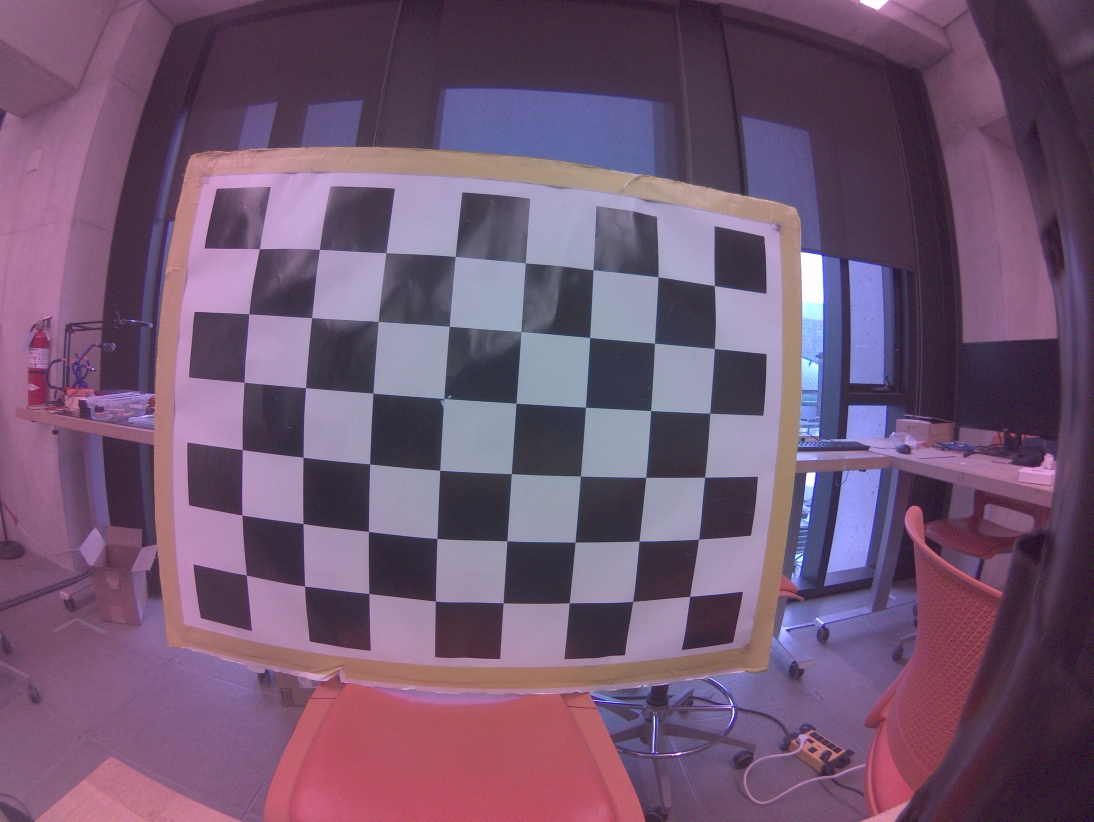
#> input picture src/Jetson-Nano-IMX219-Camera-Calibration/capture/cam_0_0.jpg, 3280 x 2464 px, given as the content of the folder Nano-IMX219-Camera-Calibration-OpenCV/capture_lowResolution/, which was not available (shown at 1/3 size)
$ python find_chessboard_corners.py
#> lines starting #> are read from the running program, lines starting #| are printed output that depends on the picture; after the words box and inside, x2 and y2 are one past the last pixel; in counts of white or black regions, pixels touching at a corner belong together; long printed decimals are rounded; pictures that were not available may be replaced by others from this repository, and a replacement may not be noted
#!/usr/bin/env python3

import numpy as np
import cv2
import os

# Parameter
CHESSBOARD_SIZE = (6,8)

# termination criteria
criteria = (cv2.TERM_CRITERIA_EPS + cv2.TERM_CRITERIA_MAX_ITER, 30, 0.001)

# prepare object points, like (0,0,0), (1,0,0), (2,0,0) ....,(6,5,0)
objp = np.zeros((CHESSBOARD_SIZE[0]*CHESSBOARD_SIZE[1],3), np.float32)
objp[:,:2] = np.mgrid[0:CHESSBOARD_SIZE[0],0:CHESSBOARD_SIZE[1]].T.reshape(-1,2)

# Arrays to store object points and image points from all the images.
objpoints = [] # 3d point in real world space
imgpoints = [] # 2d points in image plane.

resoluion_mode = 2
# mode 1 for 3280 * 2464 fps21
# mode 2 for 1640 * 1232 fps30

if resoluion_mode == 1:
    folder = "/home/jetson/ROB498_FlightExercises/src/Jetson-Nano-IMX219-Camera-Calibration-OpenCV/capture/"

elif resoluion_mode == 2:
    folder = "/home/jetson/ROB498_FlightExercises/src/Jetson-Nano-IMX219-Camera-Calibration-OpenCV/capture_lowResolution/"

for filename in os.listdir(folder):
	print("read filename %s" % filename)
	img = cv2.imread(folder + filename)
#> img is the input picture: shape (2464, 3280, 3); mean B, G, R 114.2, 87.5, 114.2
	if img is None :
		print("empty image with filename %s" % filename)
		continue

	img = cv2.resize(img, (0,0), fx=0.25, fy=0.25)
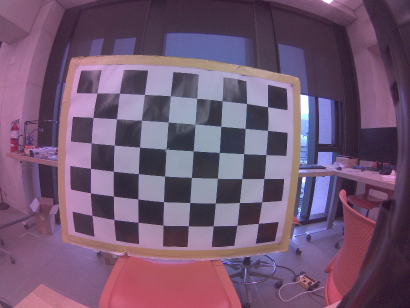
#> img: shape (616, 820, 3) (shown at 1/2 size); mean B, G, R 114.3, 87.6, 114.3
	print(img.shape)
#| (616, 820, 3)
	gray = cv2.cvtColor(img, cv2.COLOR_BGR2GRAY)
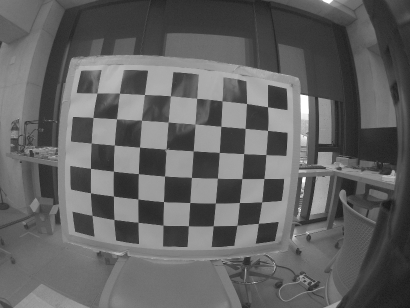
#> gray: shape (616, 820) (shown at 1/2 size); min 18, max 255, mean 98.6

	# Find the chess board corners
	print("find chess corner for filename %s" % filename)
	ret, corners = cv2.findChessboardCorners(gray, CHESSBOARD_SIZE, None)
#> ret = True; corners = 48 rows, first 8: [184.6, 431.3], [181.5, 386.3], [181.6, 337.3], [182.7, 286.5], [186.5, 235.5], [194.5, 186.5], [228.4, 439.5], [227.3, 392.5]

	# If found, add object points, image points (after refining them)
	if ret == True:
		print("chess corner found!")
		objpoints.append(objp)
		corners2 = cv2.cornerSubPix(gray,corners, (11,11), (-1,-1), criteria)
#> corners2 = 48 rows, first 8: [184.6, 431.2], [181.4, 386.2], [181.5, 337.2], [182.8, 286.6], [186.5, 235.4], [194.2, 186.6], [228.5, 439.5], [227.4, 392.5]
		imgpoints.append(corners)

		# Draw and display the corners
		print("draw corner")
		cv2.drawChessboardCorners(img, CHESSBOARD_SIZE, corners2, ret)
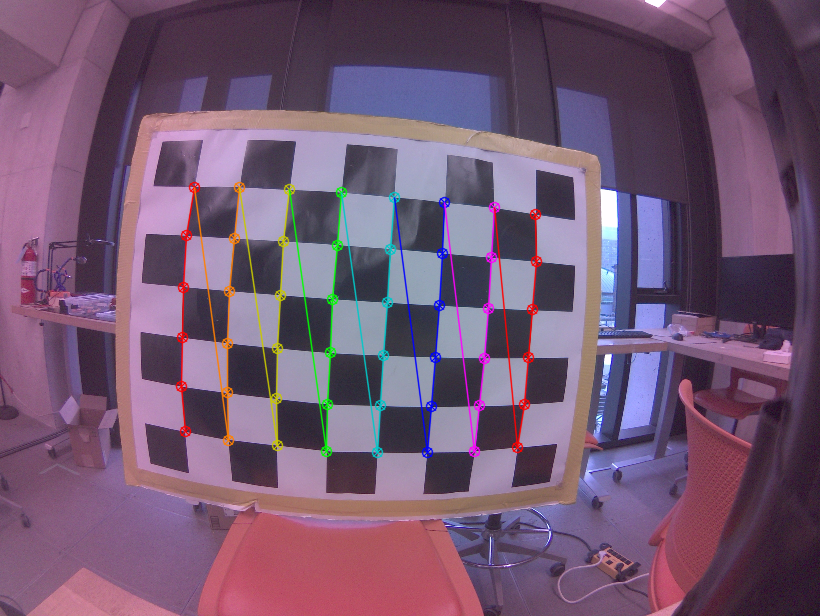
#> img: shape (616, 820, 3); 3.01% of pixels changed, all inside (x1, y1, x2, y2) = (175, 181, 543, 459)
		cv2.imshow('img', img)
		cv2.waitKey(0)

cv2.destroyAllWindows()

h,w = img.shape[:2]

ret, mtx, dist, rvecs, tvecs = cv2.calibrateCamera(objpoints, imgpoints, gray.shape[::-1], None, None)
#> ret = 0.475; mtx = [[367.8, 0, 382.8], [0, 366.2, 268.1], [0, 0, 1]]; dist = [[-0.334, 0.215, 0.00202, 0.00789, -0.101]]; rvecs = ([0.0559, -0.124, -1.5],); tvecs = ([-4.09, 3.34, 6.19],)

print("Camera matrix : \n")
print(mtx)
#| [[367.831   0.         382.769]
#|  [  0.         366.199 268.108 ]
#|  [  0.           0.           1.        ]]
print("dist : \n")
print(dist)
#| [[-0.3337   0.2147  0.002015  0.007887 -0.1014]]
print("rvecs : \n")
print(rvecs)
#| (array([[ 0.05588],
#|        [-0.1236],
#|        [-1.500]]),)
print("tvecs : \n")
print(tvecs)
#| (array([[-4.089 ],
#|        [ 3.342],
#|        [ 6.191]]),)

$ run again, on src/Jetson-Nano-IMX219-Camera-Calibration/capture/cam_0_12.jpg
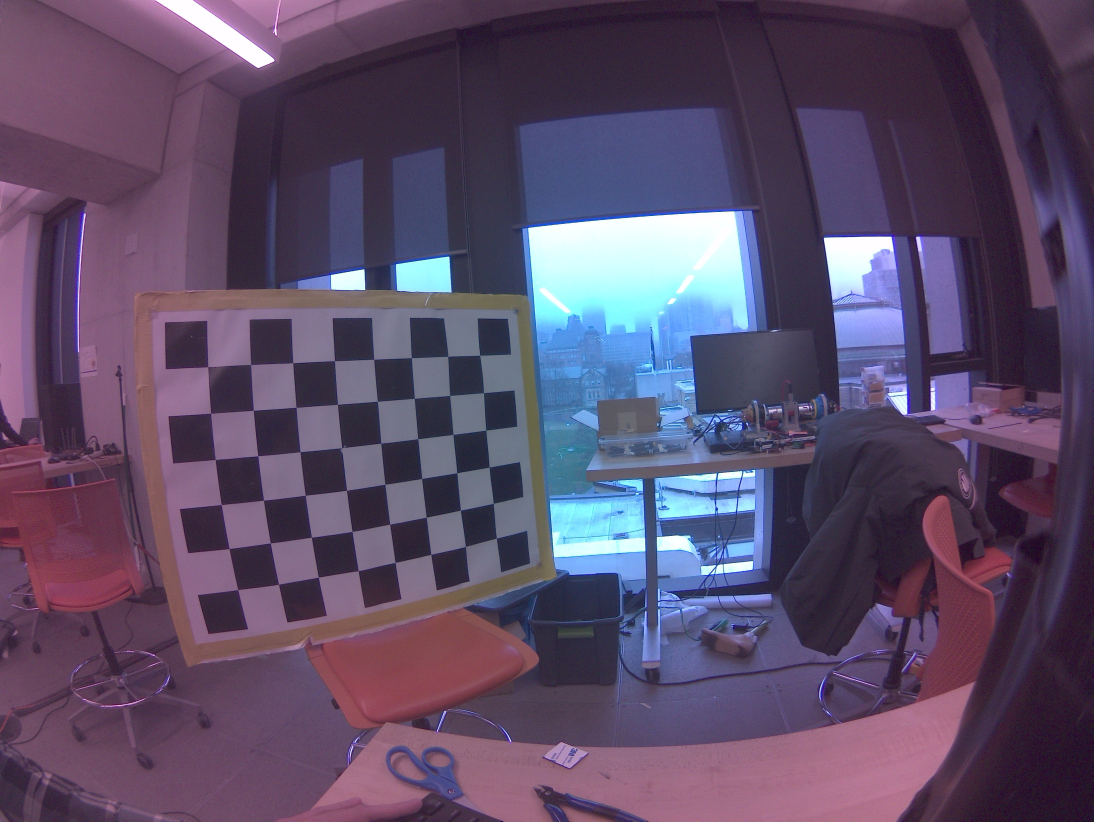
#> input picture src/Jetson-Nano-IMX219-Camera-Calibration/capture/cam_0_12.jpg, 3280 x 2464 px, given as the content of the folder Nano-IMX219-Camera-Calibration-OpenCV/capture_lowResolution/, which was not available (shown at 1/3 size)
#> img is the input picture: shape (2464, 3280, 3); mean B, G, R 104.4, 76.9, 92.5
#| (616, 820, 3)
#> `gray = cv2.cvtColor(img, cv2.COLOR_BGR2GRAY)`:
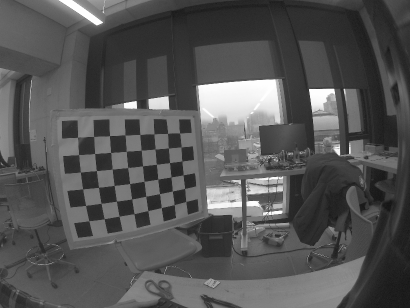
#> gray: shape (616, 820) (shown at 1/2 size); min 14, max 255, mean 84.9
#> `ret, corners = cv2.findChessboardCorners(gray, CHESSBOARD_SIZE, None)`: ret = True; corners = 48 rows, first 8: [359.4, 266.4], [362.5, 294.5], [364.4, 322.5], [366.4, 350.5], [369.6, 377.3], [372.3, 403.5], [335.5, 267.4], [337.4, 296.5]
#> corners2 = 48 rows, first 8: [359.7, 266.6], [362.6, 294.3], [364.1, 322.5], [366.7, 350.2], [369.7, 377.4], [372.1, 403.5], [335.7, 267.2], [337.2, 296.5]
#> `cv2.drawChessboardCorners(img, CHESSBOARD_SIZE, corners2, ret)`:
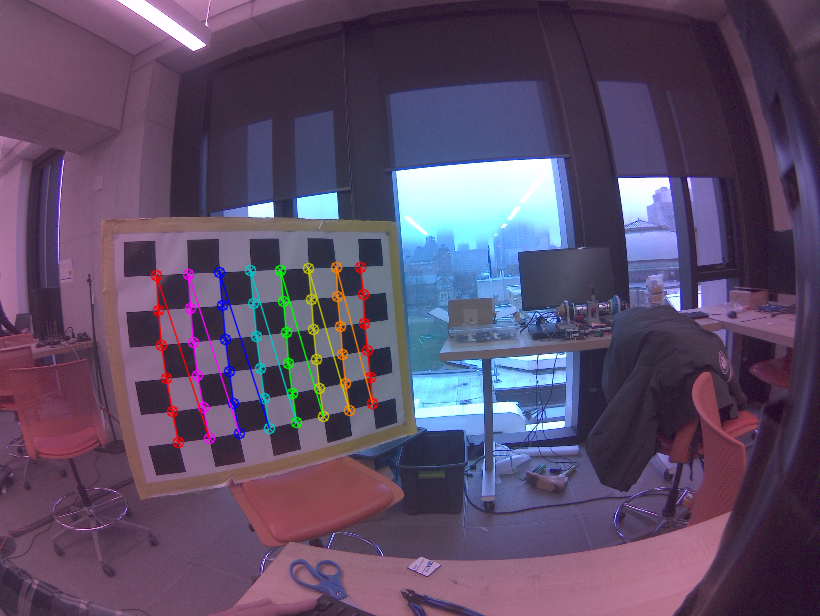
#> img: shape (616, 820, 3); mean B, G, R 104.4, 77.3, 93.4
#> `ret, mtx, dist, rvecs, tvecs = cv2.calibrateCamera(objpoints, imgpoint..`: ret = 0.276; mtx = [[299.4, 0, 431.8], [0, 333.9, 295], [0, 0, 1]]; dist = [[-0.266, 0.089, -0.00491, -0.0207, -0.0194]]; rvecs = ([-0.486, -0.44, 1.44],); tvecs = ([-2.83, -1.01, 11.81],)
#| [[299.449    0.         431.800]
#|  [  0.         333.913 294.978]
#|  [  0.           0.           1.        ]]
#| [[-0.2658  0.08899 -0.00491 -0.02069 -0.01938]]
#| (array([[-0.4861],
#|        [-0.4398],
#|        [ 1.436]]),)
#| (array([[-2.833],
#|        [-1.009],
#|        [11.807]]),)

$ run again, on src/Jetson-Nano-IMX219-Camera-Calibration/capture/cam_0_13.jpg
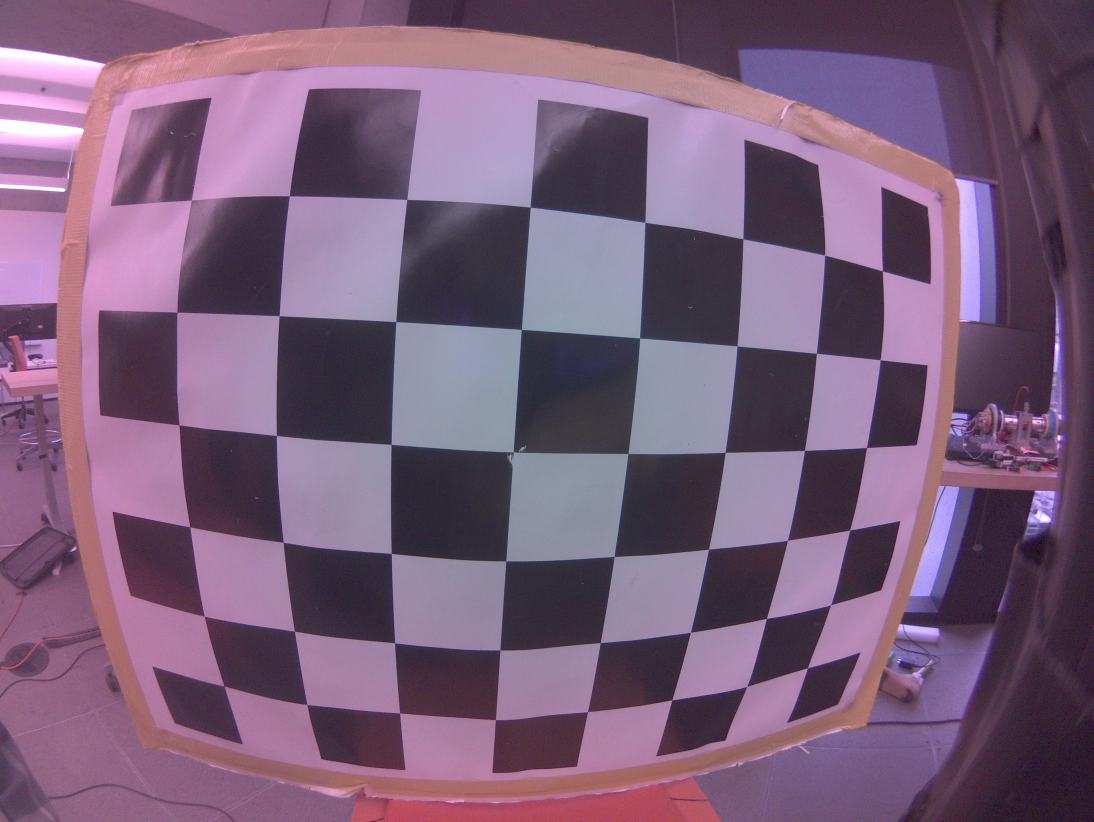
#> input picture src/Jetson-Nano-IMX219-Camera-Calibration/capture/cam_0_13.jpg, 3280 x 2464 px, given as the content of the folder Nano-IMX219-Camera-Calibration-OpenCV/capture_lowResolution/, which was not available (shown at 1/3 size)
#> img is the input picture: shape (2464, 3280, 3); mean B, G, R 122.4, 94.5, 122.5
#| (616, 820, 3)
#> `gray = cv2.cvtColor(img, cv2.COLOR_BGR2GRAY)`:
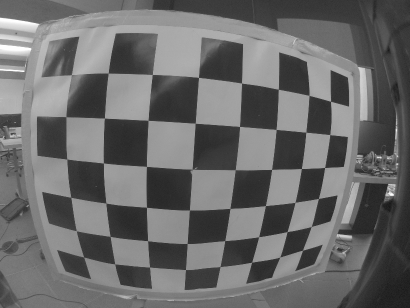
#> gray: shape (616, 820) (shown at 1/2 size); min 18, max 255, mean 106.1
#> `ret, corners = cv2.findChessboardCorners(gray, CHESSBOARD_SIZE, None)`: ret = True; corners = 48 rows, first 8: [661.6, 203.1], [659.8, 269.5], [649.6, 335.5], [637.1, 397.4], [622.6, 453.5], [605.3, 500.6], [618.5, 191.5], [612.4, 264.7]
#> corners2 = 48 rows, first 8: [661.5, 203.1], [660.1, 269.7], [649.8, 335.5], [637.2, 397.3], [622.8, 453.5], [605.5, 500.8], [618.6, 191.3], [612.1, 264.8]
#> `cv2.drawChessboardCorners(img, CHESSBOARD_SIZE, corners2, ret)`:
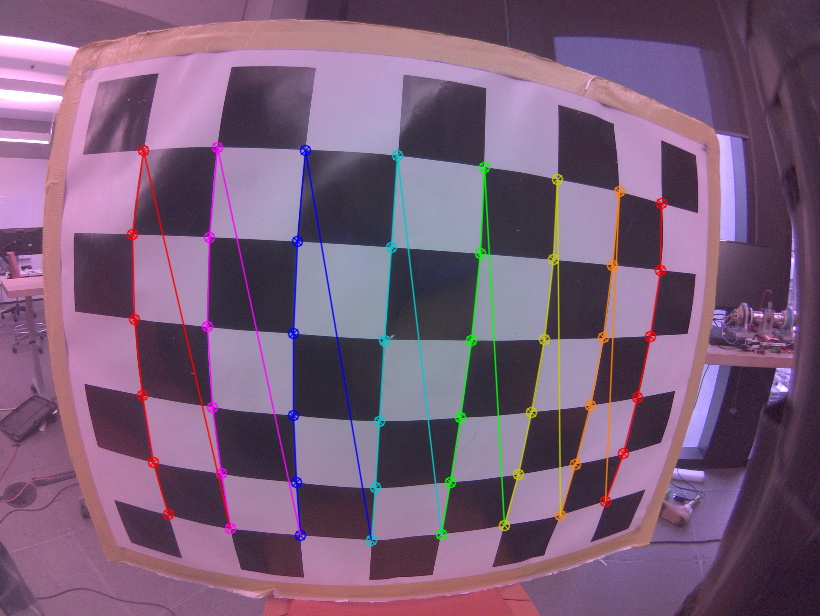
#> img: shape (616, 820, 3); mean B, G, R 122, 94.7, 123.3
#> `ret, mtx, dist, rvecs, tvecs = cv2.calibrateCamera(objpoints, imgpoint..`: ret = 0.948; mtx = [[308.6, 0, 389], [0, 308.6, 262.4], [0, 0, 1]]; dist = [[-0.219, 0.0621, 0.00345, 0.00136, -0.00964]]; rvecs = ([-0.0383, -0.136, 1.63],); tvecs = ([4.05, -0.909, 3.69],)
#| [[308.562   0.         389.047]
#|  [  0.         308.602 262.353]
#|  [  0.           0.           1.        ]]
#| [[-0.2188  0.06207  0.003448  0.001362  -0.009643]]
#| (array([[-0.03825],
#|        [-0.1364],
#|        [ 1.634]]),)
#| (array([[ 4.054 ],
#|        [-0.9094],
#|        [ 3.690]]),)
